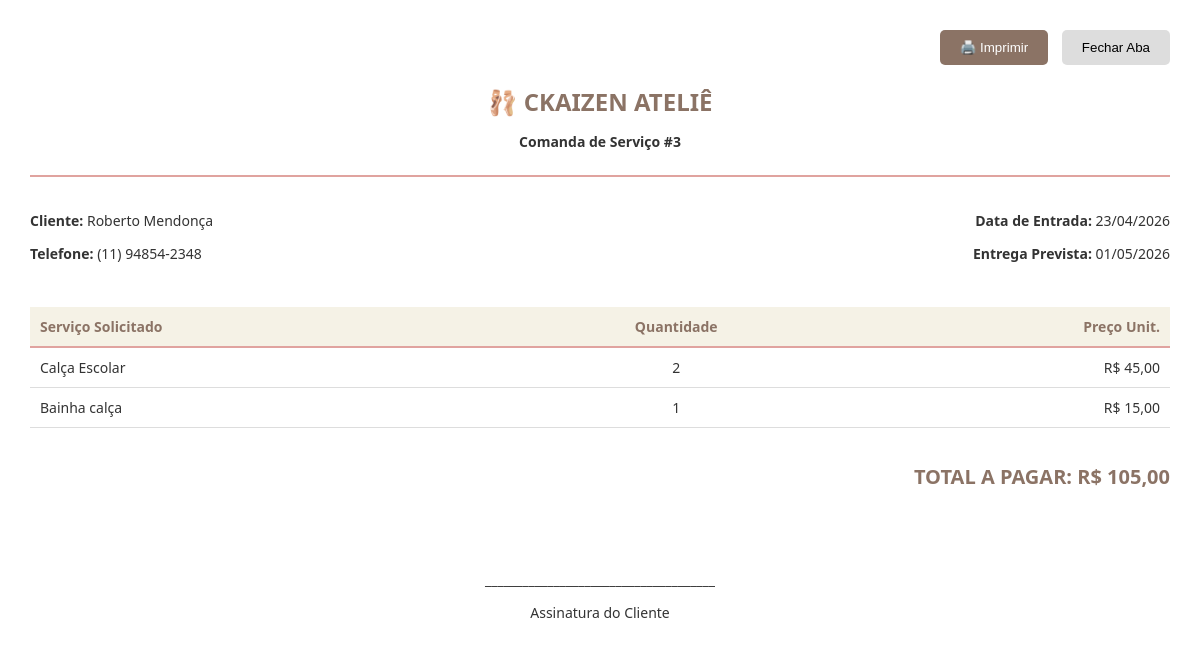
Screenshot of /producao/comandas/imprimir/3/ (signed in) with the database file from the repository.
### producao/models.py (models this page shows, shortened)
class Comanda(models.Model):
    STATUS_CHOICES = (
        ('recebido', 'Recebido'),
        ('em_analise', 'Em Análise'),
        ('em_costura', 'Em Costura'),
        ('ajuste_final', 'Ajuste Final'),
        ('pronto', 'Pronto'),
        ('entregue', 'Entregue'),
    )
    ORIGEM_CHOICES = (
        ('san_marino', 'San Marino'),
        ('nossa_escola', 'Nossa Escola'),
        ('colegio_torres', 'Colégio Torres'),
        ('indicacao', 'Indicação'),
        ('avulso', 'Avulso'),
        ('google', 'Google'),
        ('instagram', 'Instagram'),
    )
    empresa = models.ForeignKey(Empresa, on_delete=models.CASCADE)
    cliente = models.ForeignKey(Cliente, on_delete=models.PROTECT)
    status = models.CharField(max_length=20, choices=STATUS_CHOICES, default='recebido')
    origem = models.CharField(max_length=20, choices=ORIGEM_CHOICES, null=True, blank=True)
    data_entrada = models.DateTimeField(auto_now_add=True)
    data_entrega_prevista = models.DateField()
    data_entrega_real = models.DateField(null=True, blank=True)
    valor_total = models.DecimalField(max_digits=10, decimal_places=2, default=Decimal('0.00'))
    observacoes = models.TextField(blank=True, null=True)
    ativo = models.BooleanField(default=True)
    class Meta:
        verbose_name = "Comanda"
        verbose_name_plural = "Comandas"
        ordering = ['-data_entrada']

class ItemComanda(models.Model):
    TIPO_SERVICO_CHOICES = (
        ('reforma', 'Reforma'),
        ('uniforme', 'Uniforme'),
        ('confeccao', 'Confecção'),
    )
    comanda = models.ForeignKey(Comanda, on_delete=models.CASCADE, related_name='itens')
    descricao_servico = models.CharField(max_length=255)
    tipo_servico = models.CharField(max_length=20, choices=TIPO_SERVICO_CHOICES, null=True, blank=True)
    quantidade = models.PositiveIntegerField(default=1)
    preco_unitario = models.DecimalField(max_digits=10, decimal_places=2)

### core/models.py (models this page shows, shortened)
class Empresa(models.Model):
    nome_fantasia = models.CharField(max_length=100)
    cnpj = models.CharField(max_length=18, unique=True, null=True, blank=True)
    data_cadastro = models.DateTimeField(auto_now_add=True)

class Cliente(models.Model):
    id = models.UUIDField(primary_key=True, default=uuid.uuid4, editable=False)
    empresa = models.ForeignKey(Empresa, on_delete=models.CASCADE)
    nome_completo = models.CharField(max_length=255)
    cpf = models.CharField(max_length=14, unique=False)
    telefone = models.CharField(max_length=15)
    cep = models.CharField(max_length=9)
    logradouro = models.CharField(max_length=255)
    numero = models.CharField(max_length=20)
    complemento = models.CharField(max_length=100, blank=True, null=True)
    bairro = models.CharField(max_length=100)
    cidade = models.CharField(max_length=100)
    uf = models.CharField(max_length=2)
    data_cadastro = models.DateTimeField(auto_now_add=True)
    ativo = models.BooleanField(default=True)
    class Meta:
        verbose_name = "Cliente"
        verbose_name_plural = "Clientes"
        ordering = ['nome_completo']

### producao/views.py (the view)
# urls.py: path('comandas/imprimir/<int:comanda_id>/', views.imprimir_comanda, name='imprimir_comanda'),
@login_required
def imprimir_comanda(request, comanda_id):
    comanda = get_object_or_404(Comanda, id=comanda_id, empresa=request.user.empresa)
    return render(request, 'producao/imprimir_comanda.html', {'comanda': comanda})

### producao/templates/producao/imprimir_comanda.html (shortened to what this page needs)
<!DOCTYPE html>
<html lang="pt-br">
<head>
</head>
<body onload="window.print()">
    <div class="no-print" style="margin-bottom: 20px; text-align: right;">
        <button onclick="window.print()" style="padding: 10px 20px; background: #8B7365; color: white; border: none; border-radius: 5px; cursor: pointer;">🖨️ Imprimir</button>
        <button onclick="window.close()" style="padding: 10px 20px; background: #ddd; border: none; border-radius: 5px; cursor: pointer; margin-left: 10px;">Fechar Aba</button>
    </div>
    <div class="header">
        <h2>🩰 {{ comanda.empresa.nome_fantasia }}</h2>
        <p><strong>Comanda de Serviço #{{ comanda.id }}</strong></p>
    </div>
    <div class="info">
        <div>
            <p><strong>Cliente:</strong> {{ comanda.cliente.nome_completo }}</p>
            <p><strong>Telefone:</strong> {{ comanda.cliente.telefone }}</p>
        </div>
        <div style="text-align: right;">
            <p><strong>Data de Entrada:</strong> {{ comanda.data_entrada|date:"d/m/Y" }}</p>
            <p><strong>Entrega Prevista:</strong> {{ comanda.data_entrega_prevista|date:"d/m/Y" }}</p>
        </div>
    </div>
    <table>
        <thead>
            <tr>
                <th>Serviço Solicitado</th>
                <th class="text-center">Quantidade</th>
                <th class="text-right">Preço Unit.</th>
            </tr>
        </thead>
        <tbody>
            {% for item in comanda.itens.all %}
            <tr>
                <td>{{ item.descricao_servico }}</td>
                <td class="text-center">{{ item.quantidade }}</td>
                <td class="text-right">R$ {{ item.preco_unitario }}</td>
            </tr>
            {% endfor %}
        </tbody>
    </table>
    <div class="total">
        TOTAL A PAGAR: R$ {{ comanda.valor_total }}
    </div>
    <div style="text-align: center; margin-top: 80px; font-size: 14px;">
        <p>_____________________________________</p>
        <p>Assinatura do Cliente</p>
    </div>
</body>
</html>

### producao/templates/producao/imprimir_comanda.html (style rules this page uses)
body { font-family: 'Segoe UI', Arial, sans-serif; margin: 30px; color: #333; font-size: 14px; }
.header { text-align: center; margin-bottom: 20px; border-bottom: 2px solid #E0A39F; padding-bottom: 10px; }
.header h2 { color: #8B7365; margin: 0; font-size: 24px; text-transform: uppercase; }
.info { margin-bottom: 30px; display: flex; justify-content: space-between; }
.info div { width: 48%; }
table { width: 100%; border-collapse: collapse; margin-bottom: 20px; }
th { background-color: #F5F2E6; color: #8B7365; padding: 10px; border-bottom: 2px solid #E0A39F; text-align: left; }
td { padding: 10px; border-bottom: 1px solid #ddd; }
.text-right { text-align: right; }
.text-center { text-align: center; }
.total { text-align: right; font-size: 20px; font-weight: bold; color: #8B7365; padding-top: 15px; }

### rows the page displays
Comanda: empresa.nome_fantasia "CKAIZEN ATELIÊ", id "3", cliente.nome_completo "Roberto Mendonça", cliente.telefone "(11) 94854-2348", data_entrada "23/04/2026", data_entrega_prevista "01/05/2026", valor_total "105,00"
ItemComanda: descricao_servico "Calça Escolar", quantidade "2", preco_unitario "45,00"
ItemComanda: descricao_servico "Bainha calça", quantidade "1", preco_unitario "15,00"
